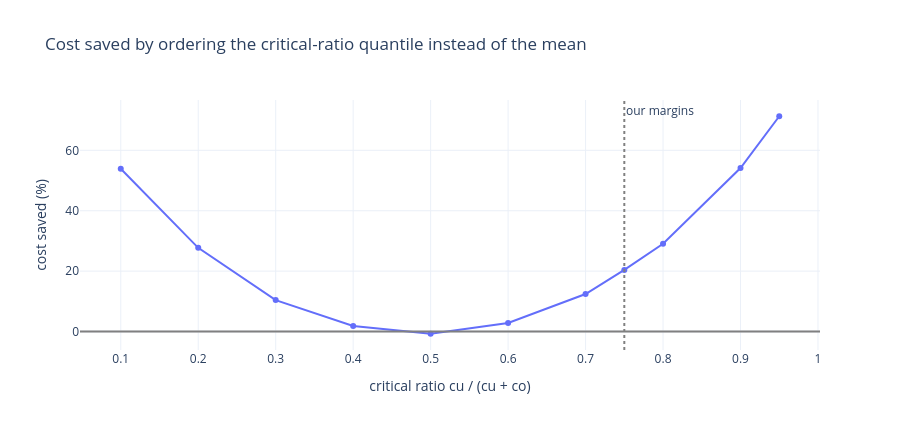

This figure's notebook cell:
### Markdown cell above
## 6. Change the margins: when is the quantile worth the most?

The 75% case depended on our margin assumption. Let's re-run the whole backtest for critical ratios from 0.10 (leftovers very expensive) to 0.95 (lost sales very expensive).

### Code cell
rows = []
for ratio in [0.1, 0.2, 0.3, 0.4, 0.5, 0.6, 0.7, 0.75, 0.8, 0.9, 0.95]:
    s = summarize(backtest(critical_ratio=ratio))
    rows.append({"critical ratio": ratio, "saving vs mean": 1 - s["cost"].iloc[1] / s["cost"].iloc[0],
                 "fill rate (quantile)": s["fill rate"].iloc[1], "fill rate (mean)": s["fill rate"].iloc[0]})
sweep = pd.DataFrame(rows)

fig = go.Figure(go.Scatter(x=sweep["critical ratio"], y=100 * sweep["saving vs mean"], mode="lines+markers",
                           hovertemplate="critical ratio %{x}<br>saving %{y:.1f}%<extra></extra>"))
fig.add_hline(y=0, line_color="gray")
fig.add_vline(x=0.75, line_dash="dot", line_color="gray", annotation_text="our margins")
fig.update_layout(title="Cost saved by ordering the critical-ratio quantile instead of the mean",
                  xaxis_title="critical ratio cu / (cu + co)", yaxis_title="cost saved (%)",
                  height=430, width=900, template="plotly_white")
fig.show()
sweep.round(3)

### Figure 1 — Plotly figure (JSON) as saved in the notebook; plotly's stock layout.template omitted (floating-point values rounded to 4 significant figures)
{"data": [{"hovertemplate": "critical ratio %{x}<br>saving %{y:.1f}%<extra></extra>", "mode": "lines+markers", "type": "scatter", "x": [0.1, 0.2, 0.3, 0.4, 0.5, 0.6, 0.7, 0.75, 0.8, 0.9, 0.95], "y": [53.91, 27.72, 10.42, 1.832, -0.725, 2.844, 12.42, 20.42, 29.08, 54.13, 71.28]}], "layout": {"annotations": [{"showarrow": false, "text": "our margins", "x": 0.75, "xanchor": "left", "xref": "x", "y": 1, "yanchor": "top", "yref": "y domain"}], "height": 430, "shapes": [{"line": {"color": "gray"}, "type": "line", "x0": 0, "x1": 1, "xref": "x domain", "y0": 0, "y1": 0, "yref": "y"}, {"line": {"color": "gray", "dash": "dot"}, "type": "line", "x0": 0.75, "x1": 0.75, "xref": "x", "y0": 0, "y1": 1, "yref": "y domain"}], "title": {"text": "Cost saved by ordering the critical-ratio quantile instead of the mean"}, "width": 900, "xaxis": {"title": {"text": "critical ratio cu / (cu + co)"}}, "yaxis": {"title": {"text": "cost saved (%)"}}}}
